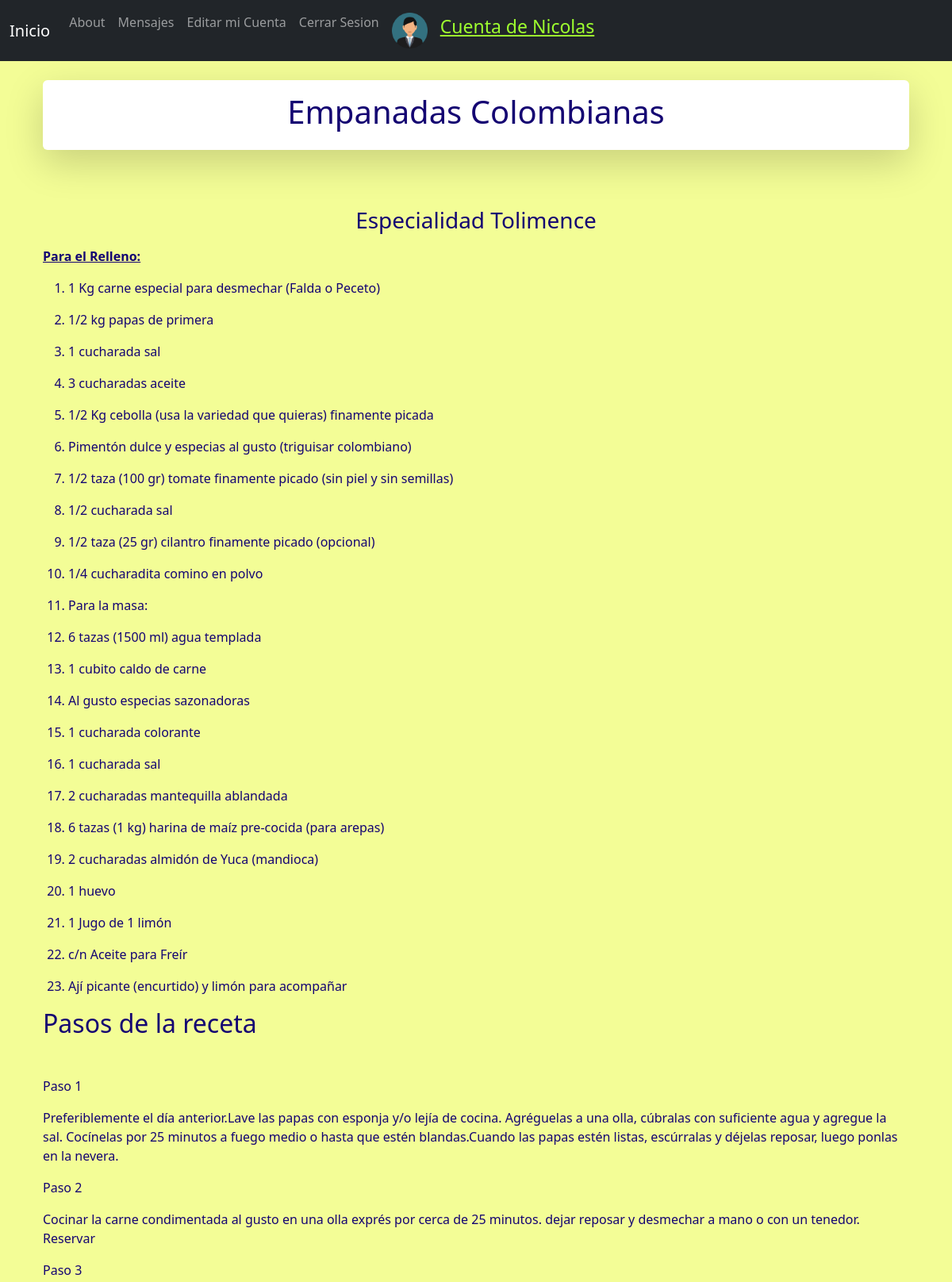
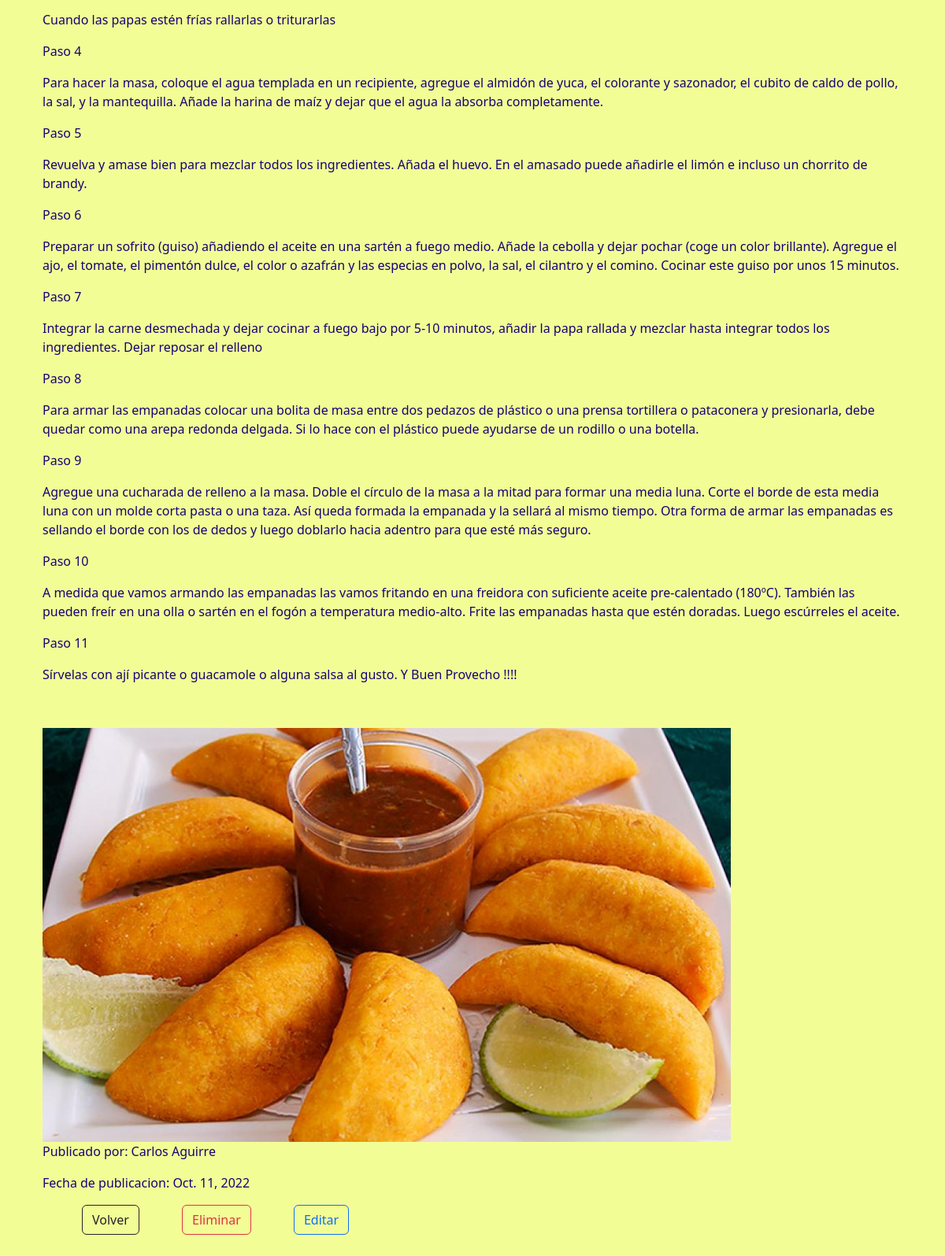
The app's page /blogCompleto/8 (signed in) with its own data (2 pictures, top to bottom).
### appBlog/models.py (models this page shows, shortened)
class Blog(models.Model):
    titulo = models.CharField(max_length=50)
    subtitulo = models.CharField(max_length=50)
    autor = models.CharField(max_length=50)
    fechaPublicacion = models.DateField(auto_now_add=True)
    cuerpo = RichTextField(blank=True, null=True)
    imagen = models.ImageField(upload_to='blog', null=True, blank=True)

### appBlog/views.py (the view)
# urls.py: path('blogCompleto/<id>', views.blogCompleto, name='blogCompleto'),
def blogCompleto(request,id):
    blog = Blog.objects.get(id=id)
    return render(request,'blogCompleto.html',{'blog':blog,'avatar':getAvatar(request)})

### appBlog/views.py (called while the page is built)
def getAvatar(request):
    lista = Avatar.objects.filter(user=request.user.id)
    if len(lista)!=0:
        imagen=lista[0].imagen.url
    else:
        imagen=''
    return imagen

### appBlog/templates/blogCompleto.html (shortened to what this page needs)
{% extends 'base.html' %}
{% block content %}
<div class="container" style="margin-bottom: 50px;">
    <div class="shadow-lg p-3 mb-5 bg-body rounded">
        <h1 style="text-align: center;">{{blog.titulo}}</h1>
    </div>
    <br>
    <h3 style="text-align: center;"> {{blog.subtitulo}}</h3>
    <p>{{blog.cuerpo | safe}}</p>
    {% if blog.imagen %}
    <img src="{{blog.imagen.url}}" width="80%" alt="articulo-img">
    {% endif %}
    <p>Publicado por: {{blog.autor}}</p>
    <p>Fecha de publicacion: {{blog.fechaPublicacion}}</p>
    <a style="margin-left: 50px;" class="btn btn-outline-dark" href="{% url 'inicio' %}">Volver</a>
    {% if user.is_authenticated %}
    <a style="margin-left: 50px;" class="btn btn-outline-danger" href="{% url 'eliminarBlog' blog.id %}">Eliminar</a>
    <a style="margin-left: 50px;" class="btn btn-outline-primary" href="{% url 'editarBlog' blog.id %}">Editar</a>
    {% else %}
    <h3>Para realizar cambios, <a href="{% url 'login' %}">inicia sesion</a> en tu cuenta o <a href="{% url 'register' %}">registrate</a> ¡super rápido!</h3>
    {% endif %}
</div>
{% endblock %}

### appBlog/templates/base.html (shortened to what this page needs)
{% load static %}
<!doctype html>
<html lang="en">
  <head>
    <link href="https://cdn.jsdelivr.net/npm/bootstrap@5.2.1/dist/css/bootstrap.min.css" rel="stylesheet">
  </head>
  <body style="background-color: rgb(243, 253, 150);">
    <nav class="navbar navbar-expand-lg navbar-dark bg-dark">
        <div class="container-fluid">
          <a class="navbar-brand" href="{% url 'inicio' %}">Inicio</a>
          <div class="collapse navbar-collapse" id="navbarSupportedContent">
            <ul class="navbar-nav me-auto mb-2 mb-lg-0">
              <li class="nav-item">
                <a class="nav-link" href="{% url 'about' %}">About</a>
              </li>
              {% if user.is_authenticated %}
              <li class="nav-item">
                <a class="nav-link" href="{% url 'enviarMensaje' %}">Mensajes</a>
              </li>
              <li class="nav-item">
                <a class="nav-link" href="{% url 'editarPerfil' %}">Editar mi Cuenta</a>
              </li>
              <li class="nav-item">
                <a class="nav-link" href="{% url 'logout' %}">Cerrar Sesion</a>
              </li>
              <li class="nav-item">
                <a class="nav-link" href="{% url 'addAvatar' %}"><img src="{{ avatar }}" width="45px" alt="avatar-img"></a>
              </li>
              <li class="nav-item">
                <a class="nav-link" style="font-size: 23px; text-decoration:underline; color:rgb(158, 255, 47);" href="{% url 'editarPerfil' %}">Cuenta de {{user.username}}</a>
              </li>
              {% endif %}
            </ul>
          </div>
        </div>
    </nav>
    <br>
    <div class="container" style="color:rgb(20, 4, 114);">
        {% block content %}
        {% endblock %}
    </div>
  </body>
</html>

### records on screen
Blog: titulo "Empanadas Colombianas", subtitulo "Especialidad Tolimence", cuerpo "Para el Relleno: 1 Kg carne especial para desmechar (Falda o Peceto) 1/2 kg papas de primera 1 cucharada sal 3 cucharadas aceite 1/2 Kg cebolla (usa la variedad que quieras) finamente picada Pimentón dulce y especias al gusto (triguisar colombiano) 1/2 taza (100 gr) tomate finamente picado (sin piel y sin semillas) 1/2 cucharada sal 1/2 taza (25 gr) cilantro finamente picado (opcional) 1/4 cucharadita comino en polvo Para la masa: 6 tazas (1500 ml) agua templada 1 cubito caldo de carne Al gusto especias sazonadoras 1 cucharada colorante 1 cucharada sal 2 cucharadas mantequilla ablandada 6 tazas (1 kg) harina de maíz pre-cocida (para arepas) 2 cucharadas almidón de Yuca (mandioca) 1 huevo 1…", imagen (picture), autor "Carlos Aguirre", fechaPublicacion "Oct. 11, 2022"

### other values on screen
{{ user.username }} "Nicolas"
